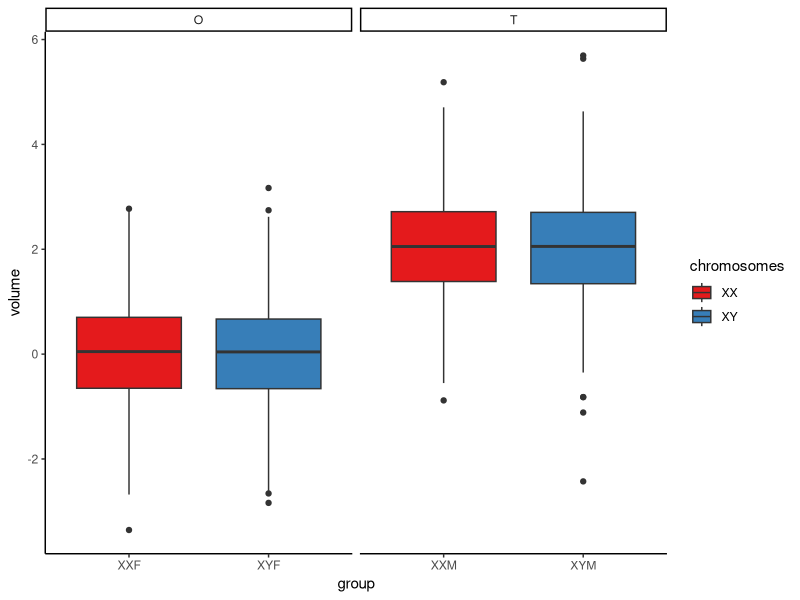
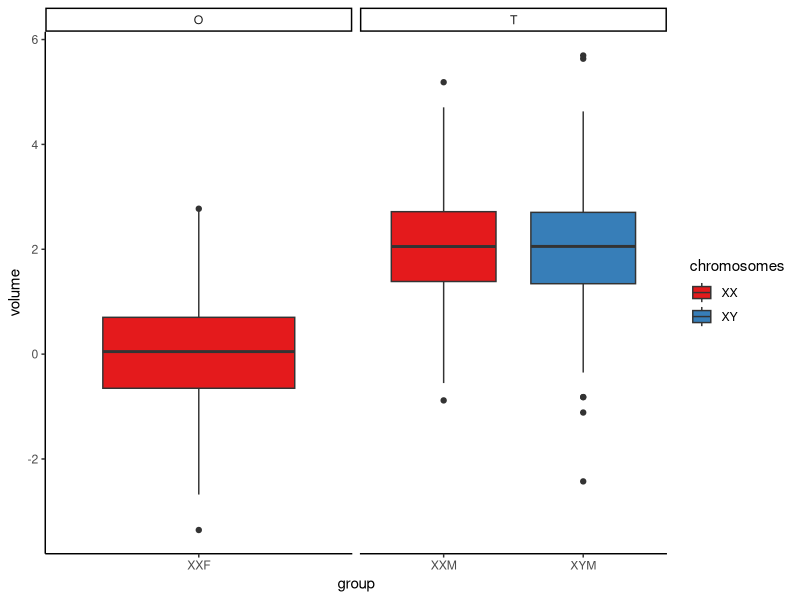
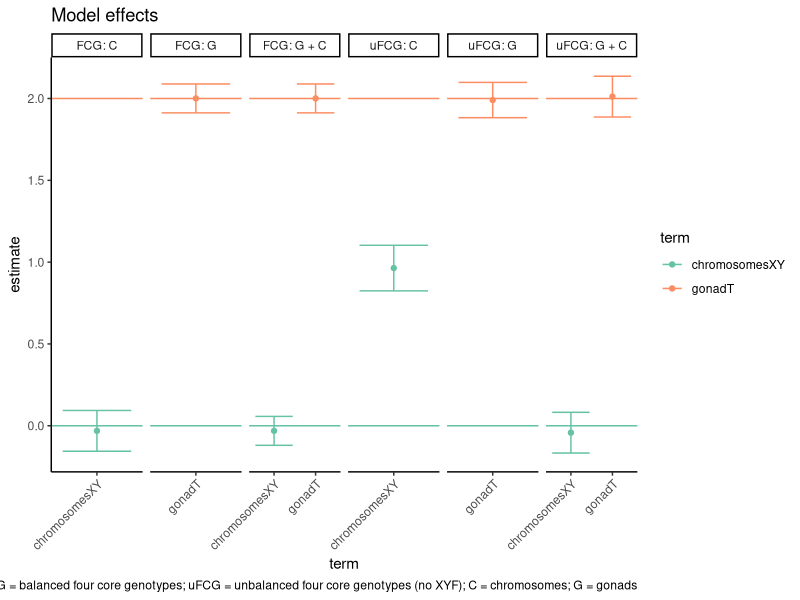
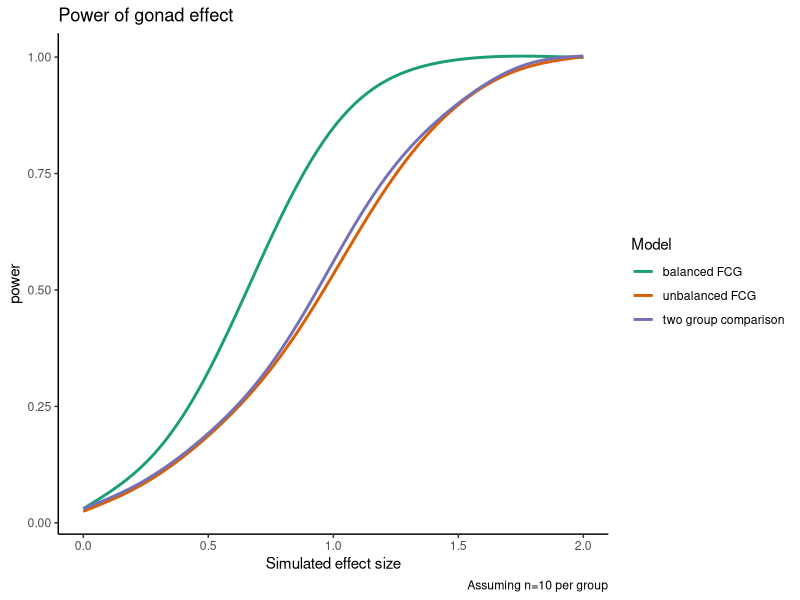
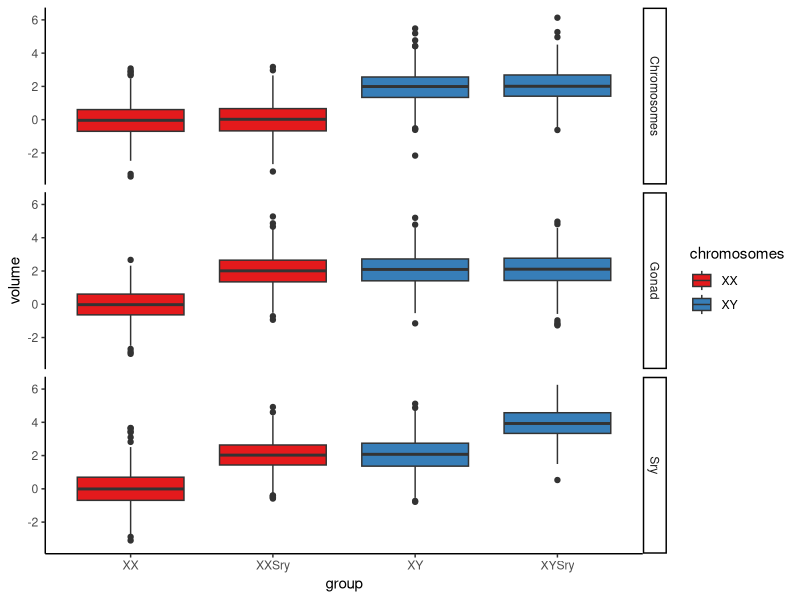

Write the R code that produced these figures, in order. (Note: a time limit stopped this script after it produced the figures.)
## ---- chunk 1
#| output: false

library(tidyverse)
library(ggplot2)
library(broom)
## ---- chunk 2
generateFCGData <- function(
    XXM = 0,
    XXF = 0,
    XYM = 0,
    XYF = 0,
    std = 1,
    ngroup=10) {
  rbind(
    data.frame(group="XXM", gonad="T", chromosomes="XX", 
               volume = rnorm(ngroup, XXM, sd=std)),
    data.frame(group="XXF", gonad="O", chromosomes="XX", 
               volume = rnorm(ngroup, XXF, sd=std)),
    data.frame(group="XYM", gonad="T", chromosomes="XY", 
               volume = rnorm(ngroup, XYM, sd=std)),
    data.frame(group="XYF", gonad="O", chromosomes="XY", 
               volume = rnorm(ngroup, XYF, sd=std))
  )
}
## ---- chunk 3
ddd <- generateFCGData(XYM=2, XXM=2, ngroup = 500)
  
ggplot(ddd) + 
  aes(x=group, y=volume, fill=chromosomes) + 
  geom_boxplot() + 
  facet_wrap(~gonad, scales="free_x") +
  scale_fill_brewer(palette = "Set1") + 
  theme_classic()
## ---- chunk 4
summary( ( lfg <- lm(volume ~ gonad, ddd)))
summary( ( lfc <- lm(volume ~ chromosomes, ddd)))
summary( ( lfgc <- lm(volume ~ gonad + chromosomes, ddd)))
## ---- chunk 5
ddd <- ddd %>% filter(group!="XYF")
ggplot(ddd) + 
  aes(x=group, y=volume, fill=chromosomes) + 
  geom_boxplot() + 
  facet_wrap(~gonad, scales="free_x") +
  scale_fill_brewer(palette = "Set1") + 
  theme_classic()
## ---- chunk 6
summary( ( lrg <- lm(volume ~ gonad, ddd)))
summary( ( lrc <- lm(volume ~ chromosomes, ddd)))
summary( ( lrgc <- lm(volume ~ gonad + chromosomes, ddd)))
## ---- chunk 7
allStats <- rbind(
  tidy(lfg, conf.int = T) %>% mutate(model = "FCG: G"),
  tidy(lfc, conf.int = T) %>% mutate(model = "FCG: C"),
  tidy(lfgc, conf.int = T) %>% mutate(model = "FCG: G + C"),
  tidy(lrg, conf.int = T) %>% mutate(model = "uFCG: G"),
  tidy(lrc, conf.int = T) %>% mutate(model = "uFCG: C"),
  tidy(lrgc, conf.int = T) %>% mutate(model = "uFCG: G + C")
) %>% filter(term != "(Intercept)")

cols <- RColorBrewer::brewer.pal(2, "Set2")

allStats %>% 
  ggplot() + 
  aes(x=term, y=estimate, colour=term) + 
  geom_point() + 
  geom_errorbar(aes(ymin=conf.low, ymax=conf.high)) + 
  facet_wrap(.~model, scale="free_x", nrow=1) + 
  theme_classic() + 
  theme(axis.text.x = element_text(angle=45, hjust=1)) + 
  scale_color_manual(values = cols[1:2]) + 
  geom_hline(yintercept = 2, color=cols[2]) +
  geom_hline(yintercept = 0, color=cols[1]) +
  labs(title="Model effects", caption="FCG = balanced four core genotypes; uFCG = unbalanced four core genotypes (no XYF); C = chromosomes; G = gonads") 
## ---- chunk 8
summary(lm(volume ~ group, data = ddd %>% filter(group %in% c("XXF", "XXM"))))
## ---- chunk 9
simNtimes <- function(nsims=100, effectSize=2, ngroup=20) {
  bFCG <- map(1:nsims, ~ generateFCGData(XYM=effectSize, 
                                         XXM=effectSize, 
                                         ngroup=ngroup))
  uFCG <- map(bFCG, ~ .x %>% filter(group!="XYF"))
  tgroup <- map(bFCG, ~ .x %>% filter(group %in% c("XXF", "XXM")))
  
  lbFCG <- map(bFCG, ~ lm(volume ~ gonad + chromosomes, data=.x))
  luFCG <- map(uFCG, ~ lm(volume ~ gonad + chromosomes, data=.x))
  ltgroup <- map(tgroup, ~ lm(volume ~ group, data=.x))
  
  tlbFCG <- map(lbFCG, tidy)
  tluFCG <- map(luFCG, tidy)
  tltgroup <- map(ltgroup, tidy)
  
  data.frame(
    bFCG = map_dbl(tlbFCG, ~.x %>% filter(term == "gonadT") %>% pull(p.value)),
    uFCG = map_dbl(tluFCG, ~.x %>% filter(term == "gonadT") %>% pull(p.value)),
    twogroup = map_dbl(tltgroup, ~.x %>% filter(term == "groupXXM") %>% pull(p.value))
  )
  
}

allSims <- map(seq(0, 2, by=0.1), ~ simNtimes(nsims=200, effectSize=.x, ngroup = 10) %>% mutate(d=.x))
powerDF <- map_dfr(allSims, ~ .x) %>% group_by(d) %>% summarise_at(vars(bFCG:twogroup), function(x) mean(x<0.05))

powerDF %>% 
  pivot_longer(bFCG:twogroup, values_to = "power") %>% 
  ggplot() + aes(x=d, y=power, colour=name) + 
  geom_smooth(method="gam", formula=y~s(x, k=8), se=F) + 
  scale_color_brewer("Model", palette = "Dark2", 
                     label=c("balanced FCG", 
                             "unbalanced FCG", 
                             "two group comparison")) + 
  theme_classic() + 
  xlab("Simulated effect size") + 
  labs(title="Power of gonad effect", caption ="Assuming n=10 per group")

## ---- chunk 10
generateFCGRatData <- function(
    XX = 0,
    XXSry = 0,
    XY = 0,
    XYSry = 0,
    std = 1,
    ngroup=10) {
  rbind(
    data.frame(group="XX", gonad="O", chromosomes="XX", sry=0,
               volume = rnorm(ngroup, XX, sd=std)),
    data.frame(group="XXSry", gonad="T", chromosomes="XX", sry=1,
               volume = rnorm(ngroup, XXSry, sd=std)),
    data.frame(group="XY", gonad="T", chromosomes="XY", sry=1,
               volume = rnorm(ngroup, XY, sd=std)),
    data.frame(group="XYSry", gonad="T", chromosomes="XY", sry=2,
               volume = rnorm(ngroup, XYSry, sd=std))
  )
}
## ---- chunk 11
gonads <- generateFCGRatData(XX=0, XXSry=2, XY=2, XYSry=2, ngroup = 500) %>%
  mutate(contrast = "Gonad")
chrom <- generateFCGRatData(XX=0, XXSry=0, XY=2, XYSry=2, ngroup = 500) %>%
  mutate(contrast = "Chromosomes")
sry <- generateFCGRatData(XX=0, XXSry=2, XY=2, XYSry=4, ngroup = 500) %>%
  mutate(contrast = "Sry")
  
rbind(gonads, chrom, sry) %>%
ggplot() + 
  aes(x=group, y=volume, fill=chromosomes) + 
  geom_boxplot() + 
  facet_wrap(~gonad, scales="free_x") +
  scale_fill_brewer(palette = "Set1") + 
  facet_grid(contrast ~ .) + 
  theme_classic()
## ---- chunk 12
summary(lm(volume ~ gonad + chromosomes, data=gonads))
summary(lm(volume ~ gonad + chromosomes, data=chrom))
## ---- chunk 13
summary(lm(volume ~ sry + chromosomes, data=gonads %>% mutate(sry=as.ordered(sry))))
summary(lm(volume ~ sry + chromosomes, data=chrom %>% mutate(sry=as.ordered(sry))))
summary(lm(volume ~ sry + chromosomes, data=sry %>% mutate(sry=as.ordered(sry))))
## ---- chunk 14
simRatNtimes <- function(nsims=100, effectSize=2, ngroup=20) {
  ratG <- map(1:nsims, ~ generateFCGRatData(XX=0,
                                            XXSry=effectSize,
                                            XY=effectSize,
                                            XYSry=effectSize,
                                            ngroup=ngroup))
  ratC <- map(1:nsims, ~ generateFCGRatData(XX=0,
                                            XXSry=0,
                                            XY=effectSize,
                                            XYSry=effectSize,
                                            ngroup=ngroup))
  
  lratG <- map(ratG, ~ lm(volume ~ gonad + chromosomes, data=.x))
  lratC <- map(ratC, ~ lm(volume ~ gonad + chromosomes, data=.x))
  
  tlratG <- map(lratG, tidy)
  tlratC <- map(lratC, tidy)
  
  data.frame(
    gonads = map_dbl(tlratG, ~.x %>% filter(term == "gonadT") %>% pull(p.value)),
    chromosomes = map_dbl(tlratC, ~.x %>% filter(term == "chromosomesXY") %>% pull(p.value))
  )
  
}

allRatSims <- map(seq(0, 2, by=0.1), ~ simRatNtimes(nsims=200, effectSize=.x, ngroup = 10) %>% mutate(d=.x))
powerDF <- map_dfr(allRatSims, ~ .x) %>% group_by(d) %>% summarise_at(vars(gonads:chromosomes), function(x) mean(x<0.05))

powerDF %>% 
  pivot_longer(gonads:chromosomes, values_to = "power") %>% 
  ggplot() + aes(x=d, y=power, colour=name) + 
  geom_smooth(method="gam", formula=y~s(x, k=8), se=F) + 
  scale_color_brewer("Model", palette = "Dark2") + 
  theme_classic() + 
  xlab("Simulated effect size") + 
  labs(title="Power of FCG-like rat study", 
       subtitle="Modelling gonads + chromosomes",
       caption ="Assuming n=10 per group")

## ---- chunk 15
simRatNtimesOF <- function(nsims=100, effectSize=2, ngroup=20) {
  ratG <- map(1:nsims, ~ generateFCGRatData(XX=0,
                                            XXSry=effectSize,
                                            XY=effectSize,
                                            XYSry=effectSize,
                                            ngroup=ngroup) %>%
    mutate(sry = as.ordered(sry))) 
  ratC <- map(1:nsims, ~ generateFCGRatData(XX=0,
                                            XXSry=0,
                                            XY=effectSize,
                                            XYSry=effectSize,
                                            ngroup=ngroup) %>%
    mutate(sry = as.ordered(sry))) 
  ratS <- map(1:nsims, ~ generateFCGRatData(XX=0,
                                            XXSry=effectSize,
                                            XY=effectSize,
                                            XYSry=effectSize*2,
                                            ngroup=ngroup) %>%
    mutate(sry = as.ordered(sry))) 
  
  lratG <- map(ratG, ~ lm(volume ~ sry + chromosomes, data=.x))
  lratC <- map(ratC, ~ lm(volume ~ sry + chromosomes, data=.x))
  lratS <- map(ratS, ~ lm(volume ~ sry + chromosomes, data=.x))
  
  tlratG <- map(lratG, tidy)
  tlratC <- map(lratC, tidy)
  tlratS <- map(lratS, tidy)
  
  data.frame(
    gonads = map_dbl(tlratG, ~.x %>% filter(term == "sry.L") %>% pull(p.value)),
    chromosomes = map_dbl(tlratC, ~.x %>% filter(term == "chromosomesXY") %>% pull(p.value)),
    sryL = map_dbl(tlratS, ~.x %>% filter(term == "sry.L") %>% pull(p.value)),
    sryQ = map_dbl(tlratS, ~.x %>% filter(term == "sry.Q") %>% pull(p.value))
  )
  
}

allRatSims <- map(seq(0, 2, by=0.1), ~ simRatNtimesOF(nsims=200, effectSize=.x, ngroup = 10) %>% mutate(d=.x))
powerDF <- map_dfr(allRatSims, ~ .x) %>% group_by(d) %>% summarise_at(vars(gonads:sryQ), function(x) mean(x<0.05))

powerDF %>% 
  pivot_longer(gonads:sryQ, values_to = "power") %>% 
  ggplot() + aes(x=d, y=power, colour=name) + 
  geom_smooth(method="gam", formula=y~s(x, k=8), se=F) + 
  scale_color_brewer("Model", palette = "Dark2") + 
  theme_classic() + 
  xlab("Simulated effect size") + 
  labs(title="Power of FCG-like rat study", 
       subtitle="Modelling sry + chromosomes",
       caption ="Assuming n=10 per group")
